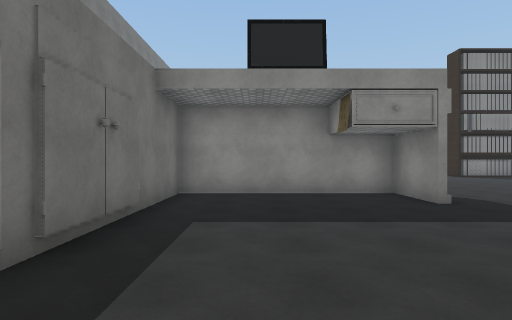
View 1 (above)

20 first-person views from a walk through a Unity game level. The camera is 1.5 m above the floor, looks level and sees 75° across. The floor is counted in squares, 2 m on a side. Each view is taken from the middle of a square. On the plan, view 1 faces up. The plan holds only what a view shows up to about 11 squares ahead; the rest is blank. The player is left out. Some surface patterns are stand-ins.

View 2
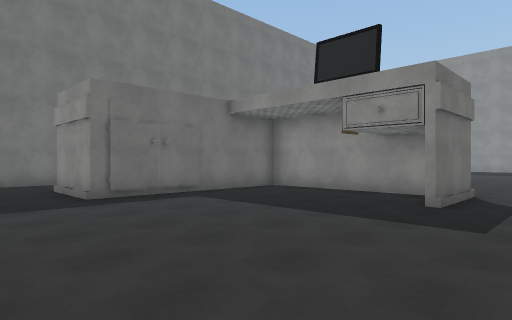

View 3
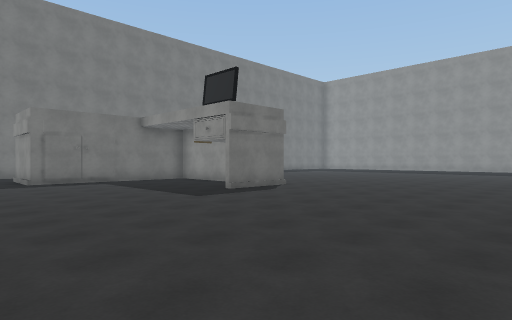

View 4
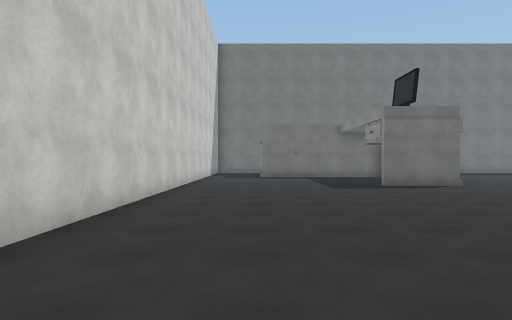

View 5
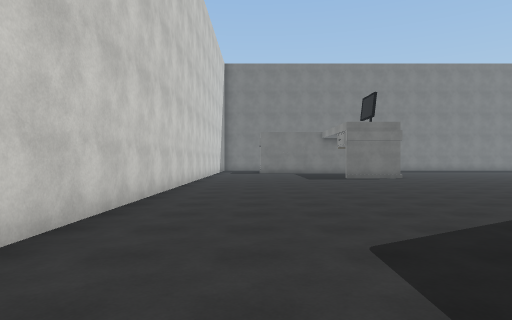

View 6
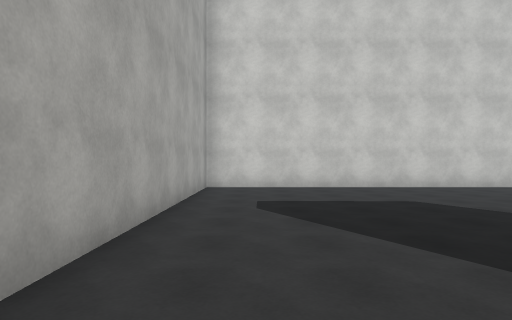

View 7
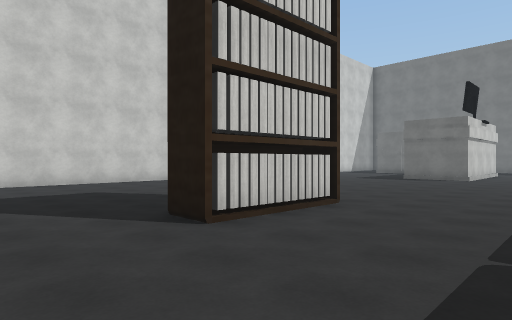

View 8
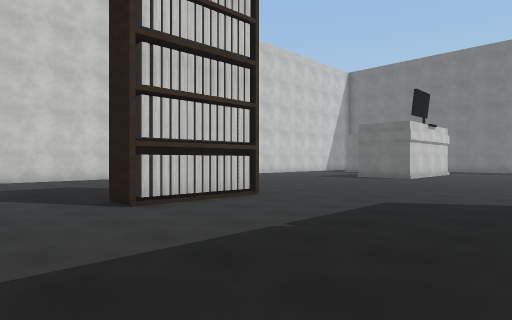

View 9
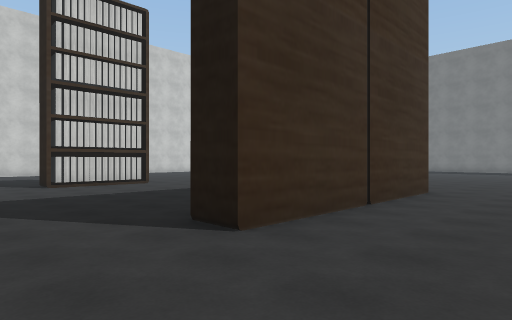

View 10
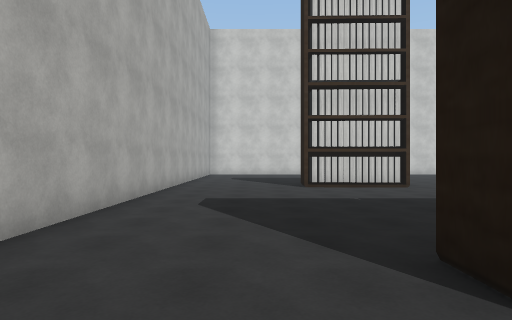

View 11
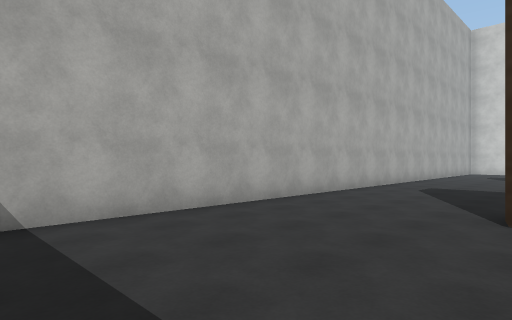

View 12
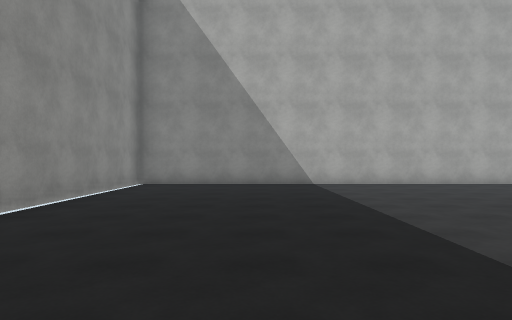

View 13
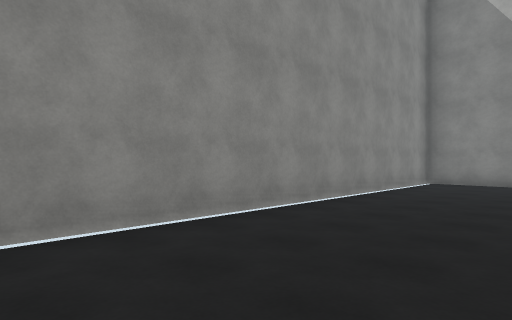

View 14
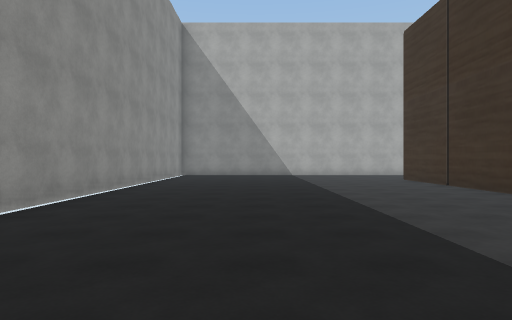

View 15
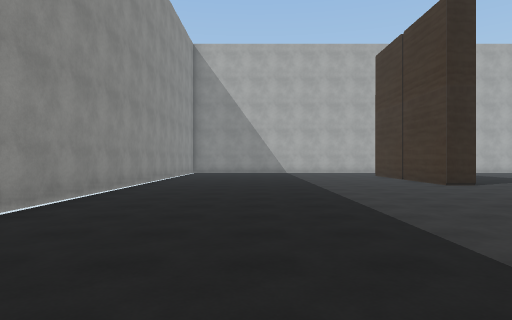

View 16
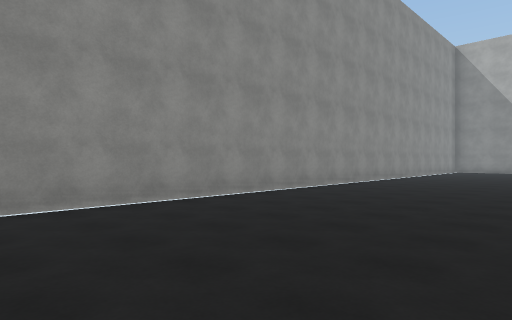

View 17
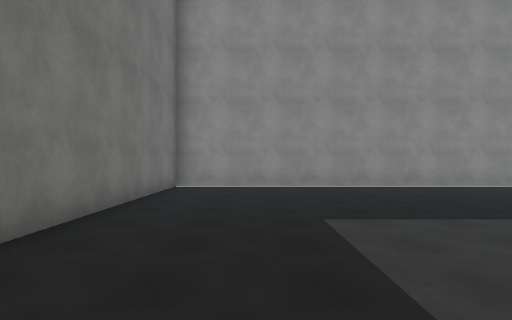

View 18
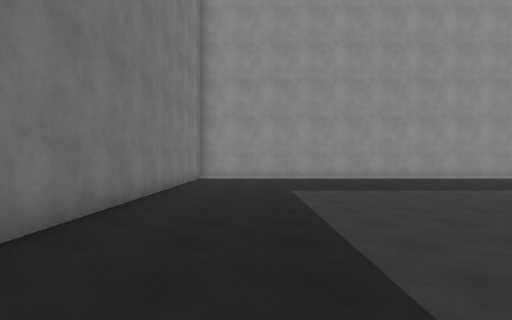

View 19
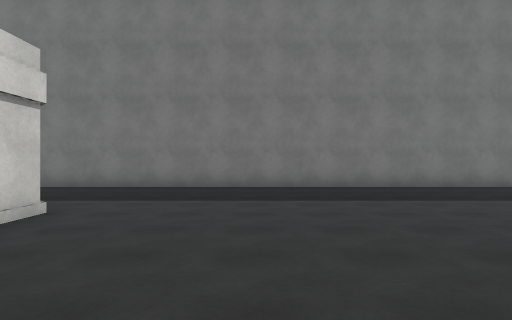

View 20
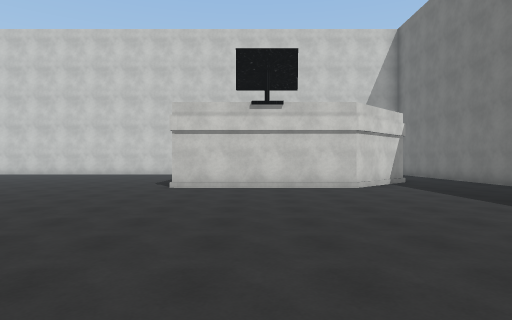

### Floor plan
Points are (right, up) in squares from view 1. A wall is a line through its corners. A room is listed if a view was taken in it or the views show most of it. See-through windows are left out.
Room 1 (views 1, 2, 3, 4, 5, 6, 7, 8, 9, 10, 11, 12, 13, 14, 15, 16, 17, 18, 19, 20)
walls: (3.1, 5.6) (3.1, 7.5) (-1.6, 7.5) (-1.6, 2.3) (-4, 2.3); (12.3, 7.1) (14.6, 7.1); (14.7, 7.6) (14.6, 6.9); (-3.7, 6) (-1.7, 7.9) (3.3, 7.9) (3.3, 5.6); (2, -0.2) (18.4, -0.2) (18.4, 24.6) (-6.3, 24.6) (-6.3, 5); (-6.3, 2.9) (-6.3, 1.4)
objects: books (12, 8); books (13, 8); books (14, 8)

Where each view was taken, in squares from view 1:
view 1: 0 up, 0 right, facing up
view 2: 0 up, 5 right, facing up-left
view 3: 0 up, 10 right, facing up-left
view 4: 2 up, 13 right, facing left
view 5: 2 up, 17 right, facing left
view 6: 9 up, 17 right, facing down
view 7: 11 up, 17 right, facing down-left
view 8: 13 up, 17 right, facing down-left
view 9: 18 up, 17 right, facing down-left
view 10: 17 up, 16 right, facing down
view 11: 20 up, 14 right, facing down-right
view 12: 21 up, 8 right, facing right
view 13: 21 up, 7 right, facing up-right
view 14: 21 up, 2 right, facing right
view 15: 21 up, 1 left, facing right
view 16: 19 up, 4 left, facing up-right
view 17: 15 up, 4 left, facing up
view 18: 11 up, 4 left, facing up
view 19: 11 up, 3 right, facing left
view 20: 17 up, 1 right, facing down
